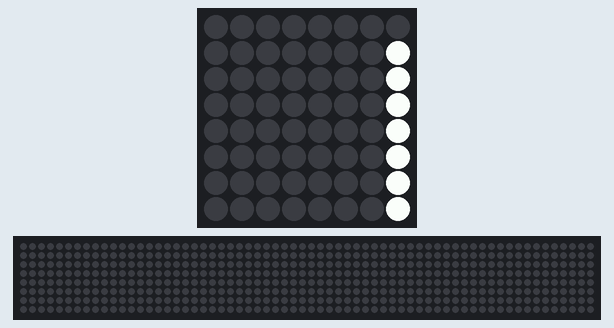
Simulated run of this program. Board: Raspberry Pi (BCM pin numbers) with a Sense HAT. Parts: the Sense HAT's 8×8 RGB LED matrix, a strip that is not on the board, showing the scrolling text unrolled. The 64×8 strip is a reading aid, not a part: it shows the text the matrix is scrolling, unrolled, one strip-width of it at a time.

Above: at 0.2 s.
At 6.6 s:
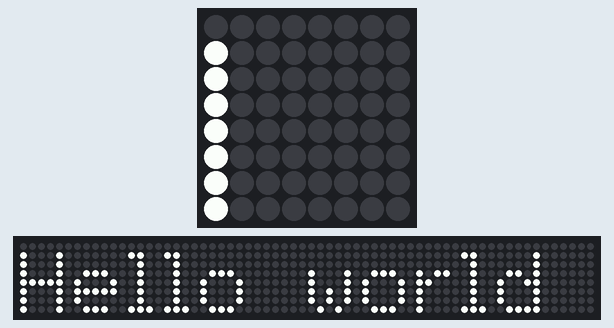
At 7.9 s:
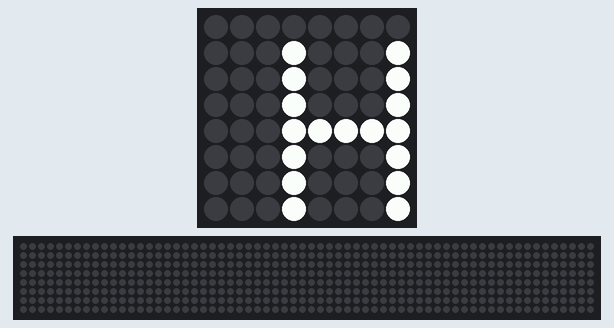
At 14.1 s:
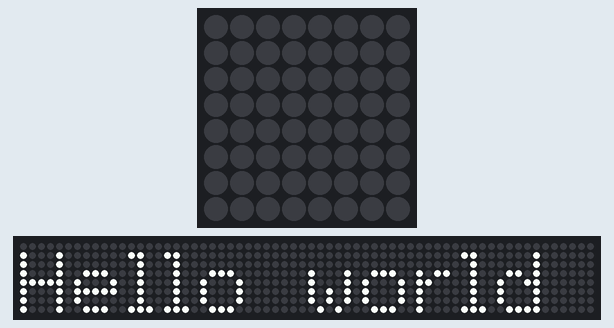
At 21.0 s:
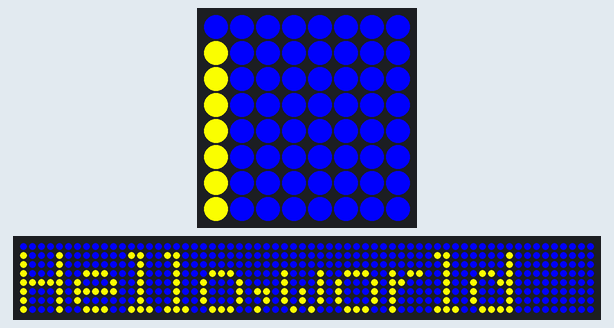
At 28.2 s:
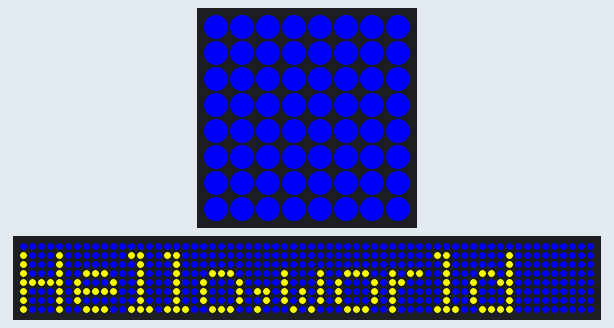

Measured:
- by itself, everything shown: repeats every 3.4 s, in 67 steps
- what the display in image 3 shows lasts 0.7 s, from 14.0 s to 14.7 s

The program:

tutorial1.py
```python
from sense_hat import SenseHat

## 3_1 tutorial

sense = SenseHat()
sense.show_message("Hello world ")

## 3_2 tutorial

r = 255
g = 255
b = 255
sense.clear((r,g,b)) ## White

## 3_3 tutorial
blue = [0,0,255]
sense.show_message("Hello world ")


## 3_4 tutorial
animal = "cat"
score = 30
yellow = [255,255,0]
sense.show_message("Hello,world ", back_colour=[0,0,255],text_colour=yellow)


## 3_5 tutorial
sense.show_message("Hello,world ",text_colour=yellow,back_colour=blue)

## 3_6 & 3_7 tutorial

while True:
    sense.show_message("Hello world",text_colour=yellow,back_colour=blue,scroll_speed=0.05)
```
